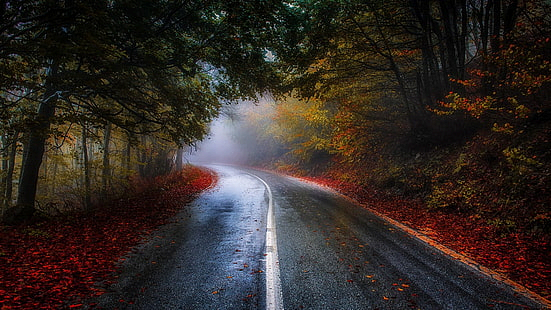
#> input picture extracted/c08_c01.png, 551 x 310 px, found by its file name
$ python det.py
#> lines starting #> are read from the running program, lines starting #| are printed output that depends on the picture
import cv2, numpy as np
import matplotlib.pyplot as plt
import scipy.signal
import scipy.fft

def det(img):
#> called with img = 'embedded/c08_c01.png'
    img = cv2.imread(img)
#> img is the input picture: shape (310, 551, 3); mean B, G, R 37.6, 41.9, 50
    img = img.reshape(-1)
    det = img & 3
    dec = det
    dec = (det[::3] << 6) | (det[1::3] << 4) | (det[2::3] << 2)
    return dec

def plot(*imgs):
    # plotting spatial domain, channelwise
    offset = 0
    channel = 3
    offset = offset%3+channel
    for i in imgs:
        plt.plot(i[offset:offset + 10000:3])
    plt.show()
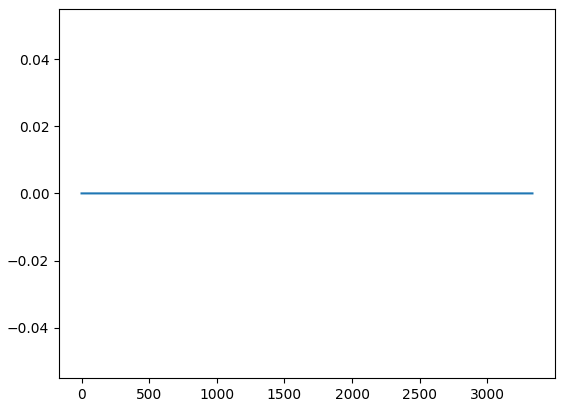
#> figure drawn by matplotlib, 1 panel

    # applying fast fourier transform
    for i in imgs:
        plt.plot(np.fft.fft(i))
    plt.show()
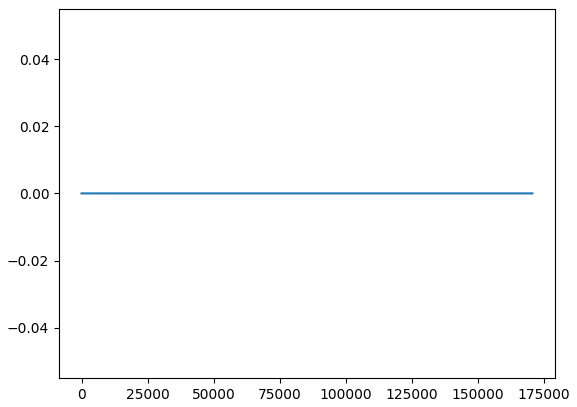
#> figure drawn by matplotlib, 1 panel

    # applying discrete cosine transform
    for i in imgs:
        # plt.plot(scipy.fft.dct(i))
        mag = np.abs(scipy.fft.dct(i))
        i = mag # delete thissssssssssssssssssssssssssssssssss
        mean = np.mean(mag)
        std_dev = np.std(mag)
        thresh = mean + 3*std_dev
        arr = np.zeros_like(mag)
        arr[mag > thresh] = 1
        arr1 = np.diff(arr)
        plt.plot(arr1)
        plt.show()

        c_max_index = scipy.signal.find_peaks(i)
        plt.plot(i)
        plt.scatter(c_max_index[0],i[c_max_index[0]],linewidth=0.3, s=50, c='r')
        plt.show()


        # [9 lines of commented-out code are left out]


def dirac_delta(n, k):
    global i
    i+=1
    print(i)
    """Approximation of Dirac delta function"""
    delta = np.zeros_like(n)
    delta[k] = 1.0
    return delta

i = 0
img0 = det('embedded/c08_c01.png')
# img1 = det('embedded/enc1.png')
# img2 = det('embedded/enc2.png')
plot(img0)
